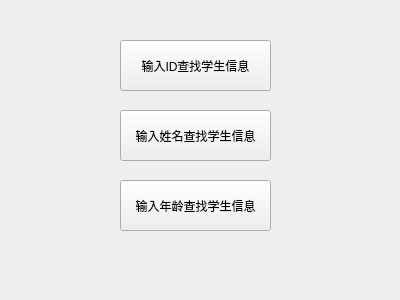
<?xml version="1.0" encoding="UTF-8"?>
<ui version="4.0">
 <class>Dialog11</class>
 <widget class="QDialog" name="Dialog11">
  <property name="geometry">
   <rect>
    <x>0</x>
    <y>0</y>
    <width>400</width>
    <height>300</height>
   </rect>
  </property>
  <property name="windowTitle">
   <string>Dialog</string>
  </property>
  <widget class="QToolButton" name="toolButton">
   <property name="geometry">
    <rect>
     <x>120</x>
     <y>40</y>
     <width>151</width>
     <height>51</height>
    </rect>
   </property>
   <property name="text">
    <string>输入ID查找学生信息</string>
   </property>
  </widget>
  <widget class="QToolButton" name="toolButton_2">
   <property name="geometry">
    <rect>
     <x>120</x>
     <y>110</y>
     <width>151</width>
     <height>51</height>
    </rect>
   </property>
   <property name="text">
    <string>输入姓名查找学生信息</string>
   </property>
  </widget>
  <widget class="QToolButton" name="toolButton_3">
   <property name="geometry">
    <rect>
     <x>120</x>
     <y>180</y>
     <width>151</width>
     <height>51</height>
    </rect>
   </property>
   <property name="text">
    <string>输入年龄查找学生信息</string>
   </property>
  </widget>
 </widget>
 <resources/>
 <connections/>
</ui>
